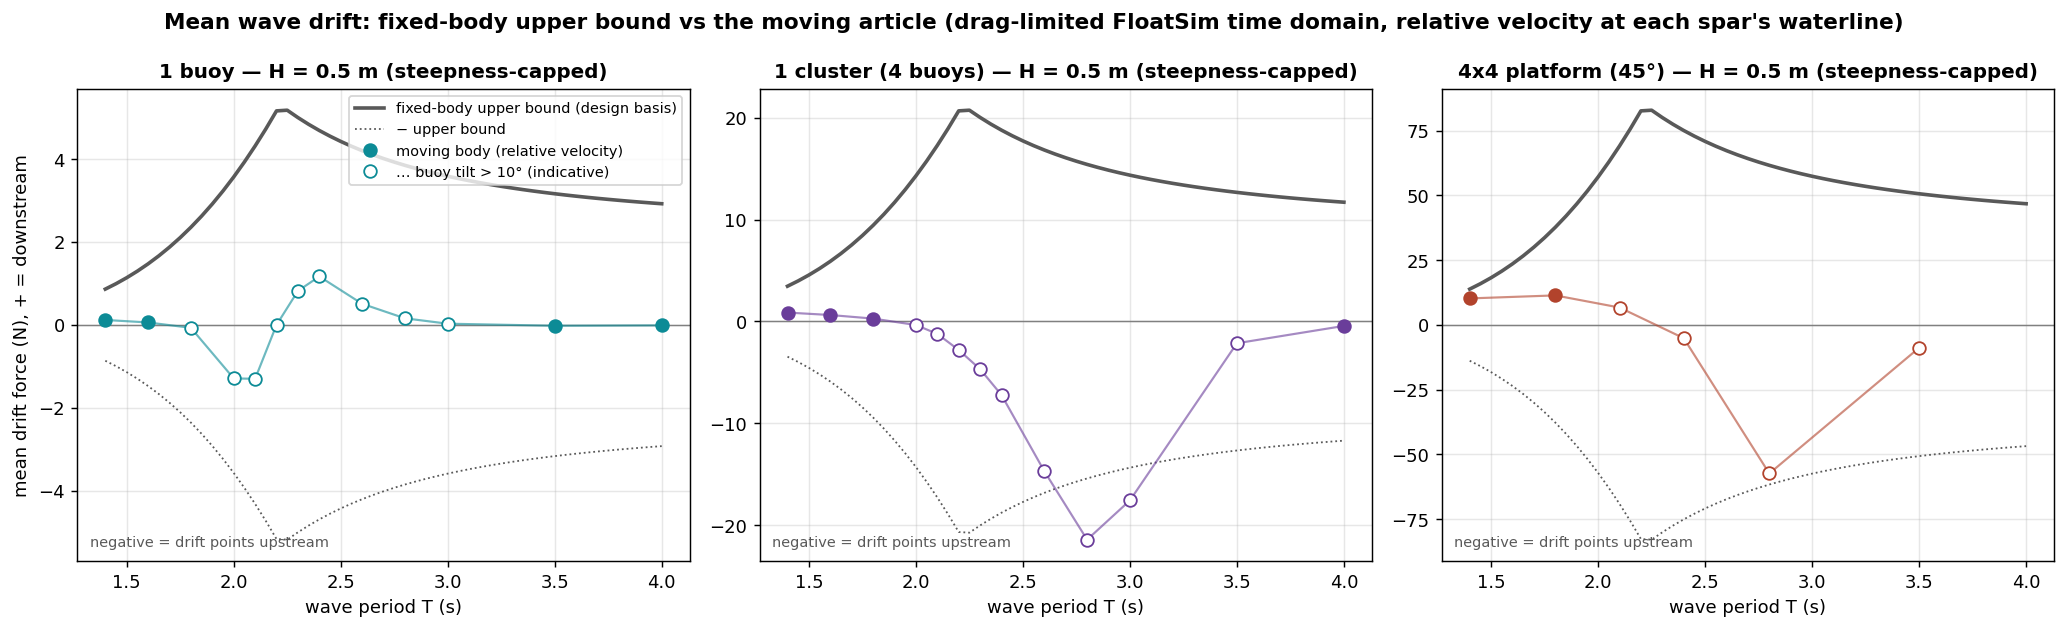

This chart was generated by the following Python code:
"""Refined (moving-body) mean drift vs the fixed-body upper bound, for the three articles.

Reads drift_rows/*.json from drift_td.py (ratio R = F_rel / F_fixed at each period, deep-water
kinematics) and applies R to the flume-depth fixed-body splash-zone drift of mooring_sizing.py:
    F_refined(T) = R(T) * n_spar * F_drag,fixed(H, T; h = 2.7 m).
Cases whose largest buoy tilt exceeds 10 deg lie beyond the small-angle validity of the linear
joint / hydrostatic model and are marked indicative.

Writes drift_refined.csv + drift_refined.png.  Run: python drift_refined.py
"""
# ruff: noqa: E702, RUF001  -- compact plotting lines; display typography in labels
from __future__ import annotations

import csv
import json
from pathlib import Path

import matplotlib

matplotlib.use("Agg")
import matplotlib.pyplot as plt
import mooring_sizing as ms
import numpy as np

HERE = Path(__file__).resolve().parent
TILT_OK_DEG = 10.0
ARTS = {"1 buoy": ("buoy", 1), "1 cluster (4 buoys)": ("cluster", 4),
        "4x4 platform (45°)": ("platform", 16)}
COL = {"1 buoy": "#0c8b96", "1 cluster (4 buoys)": "#6a3d9a", "4x4 platform (45°)": "#b2432c"}


def f_fixed(n: int, H: float, T: float) -> float:
    return n * float(ms.drift_per_spar(H, T)[0])


def load(H: float = 0.5) -> list[dict]:
    rows = []
    for f in sorted((HERE / "drift_rows").glob("*.json")):
        r = json.loads(f.read_text())
        if abs(r["H_req"] - H) > 1e-9:
            continue
        n = r["n_spar"]
        ff = f_fixed(n, H, r["T"])
        rows.append(dict(article=r["article"], T_s=r["T"], H_used_m=round(r["H_used"], 3),
                         R=round(r["R"], 3), F_fixed_flume_N=round(ff, 2),
                         F_refined_N=round(r["R"] * ff, 2),
                         max_buoy_tilt_deg=round(float(np.degrees(r["max_tilt_rad"])), 1),
                         small_angle_ok=bool(np.degrees(r["max_tilt_rad"]) <= TILT_OK_DEG)))
    rows.sort(key=lambda r: (list(ARTS).index(r["article"]), r["T_s"]))
    return rows


def summary(rows: list[dict]) -> dict:
    out = {}
    for a, (_key, n) in ARTS.items():
        rr = [r for r in rows if r["article"] == a]
        if not rr:
            continue
        bound = max(f_fixed(n, 0.5, T) + n * ms.drift_per_spar(0.5, T)[1] for T in ms.T_WAVE)
        ok = [r for r in rr if r["small_angle_ok"]]
        out[a] = dict(bound_N=round(float(bound), 1),
                      max_down_N=round(max(r["F_refined_N"] for r in rr), 1),
                      max_up_N=round(min(r["F_refined_N"] for r in rr), 1),
                      max_abs_ok_N=round(max((abs(r["F_refined_N"]) for r in ok), default=0.0), 1),
                      max_abs_ratio=round(float(max(abs(r["F_refined_N"]) for r in rr) / bound),
                                          2),
                      n_cases=len(rr))
    return out


def main() -> None:
    import sys
    sys.stdout.reconfigure(encoding="utf-8")
    rows = load()
    with (HERE / "drift_refined.csv").open("w", newline="", encoding="utf-8") as fh:
        wr = csv.DictWriter(fh, fieldnames=list(rows[0].keys()))
        wr.writeheader(); wr.writerows(rows)
    summ = summary(rows)
    fig, ax = plt.subplots(1, 3, figsize=(16, 4.9), sharex=True)
    Tc = ms.T_WAVE
    for a_, (a, (_key, n)) in zip(ax, ARTS.items(), strict=True):
        fb = [f_fixed(n, 0.5, T) for T in Tc]
        a_.plot(Tc, fb, color="0.35", lw=2, label="fixed-body upper bound (design basis)")
        a_.plot(Tc, [-v for v in fb], color="0.35", lw=1, ls=":", label="− upper bound")
        a_.axhline(0, color="0.5", lw=0.8)
        rr = [r for r in rows if r["article"] == a]
        if rr:
            T_ = [r["T_s"] for r in rr]; F_ = [r["F_refined_N"] for r in rr]
            a_.plot(T_, F_, "-", color=COL[a], lw=1.2, alpha=0.6)
            ok = [r for r in rr if r["small_angle_ok"]]
            bad = [r for r in rr if not r["small_angle_ok"]]
            a_.plot([r["T_s"] for r in ok], [r["F_refined_N"] for r in ok], "o", color=COL[a],
                    ms=7, label="moving body (relative velocity)")
            a_.plot([r["T_s"] for r in bad], [r["F_refined_N"] for r in bad], "o", color=COL[a],
                    mfc="white", ms=7, label=f"… buoy tilt > {TILT_OK_DEG:.0f}° (indicative)")
        a_.set_title(f"{a} — H = 0.5 m (steepness-capped)", fontsize=11, fontweight="bold")
        a_.set_xlabel("wave period T (s)"); a_.grid(alpha=0.3)
        a_.text(0.02, 0.03, "negative = drift points upstream", transform=a_.transAxes,
                fontsize=8, color="0.35")
    ax[0].set_ylabel("mean drift force (N), + = downstream")
    ax[0].legend(fontsize=8, loc="upper right")
    fig.suptitle("Mean wave drift: fixed-body upper bound vs the moving article (drag-limited "
                 "FloatSim time domain, relative velocity at each spar's waterline)",
                 fontsize=12, fontweight="bold")
    fig.tight_layout(); fig.savefig(HERE / "drift_refined.png", dpi=130, bbox_inches="tight")
    (HERE / "drift_refined_summary.json").write_text(json.dumps(summ, indent=1))
    for a, s in summ.items():
        print(a, s)


if __name__ == "__main__":
    main()
